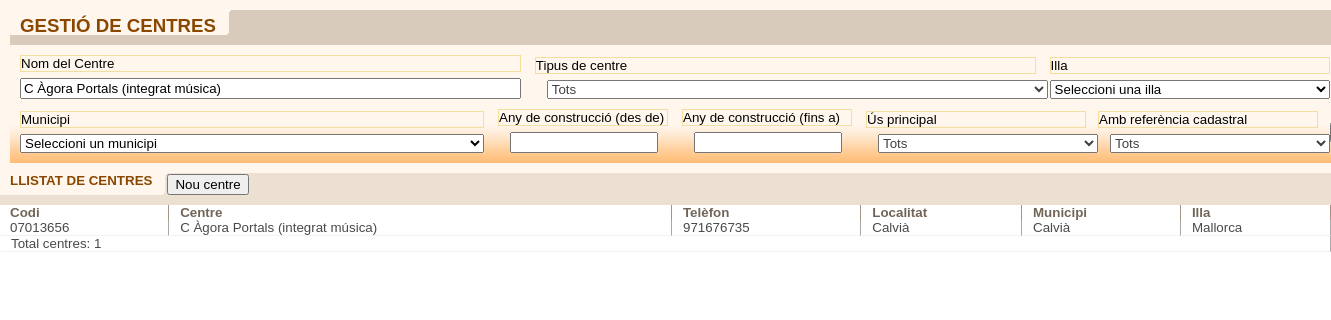
Page /centre/centreListFiltro.php?nombre=C Àgora Portals (integrat música) on the committed database.
### tables this page shows
CREATE TABLE `centres` (
  `id` int(11) NOT NULL,
  `Ubi_Codi` int(11) NOT NULL,
  `Titularitat` varchar(50) DEFAULT NULL,
  `Sigla` varchar(50) DEFAULT NULL,
  `Codi` varchar(20) DEFAULT NULL,
  `Centre` varchar(255) DEFAULT NULL,
  `Adreca` varchar(255) DEFAULT NULL,
  `CP` varchar(10) DEFAULT NULL,
  `Localitat` varchar(100) DEFAULT NULL,
  `Municipi` varchar(100) DEFAULT NULL,
  `Illa` varchar(50) DEFAULT NULL,
  `Telefon` varchar(20) DEFAULT NULL,
  `Fax` varchar(20) DEFAULT NULL,
  `email` varchar(100) DEFAULT NULL,
  `Alta` date DEFAULT NULL,
  `Baixa` date DEFAULT NULL,
  `id_illa` int(11) DEFAULT NULL,
  `id_municipi` int(11) DEFAULT NULL,
  `ref_cadastral` varchar(20) DEFAULT NULL,
  `cadastre_localitzacio` varchar(255) DEFAULT NULL,
  `cadastre_classe` varchar(20) DEFAULT NULL,
  `cadastre_us_principal` varchar(50) DEFAULT NULL,
  `cadastre_sup_construida_m2` decimal(10,2) DEFAULT NULL,
  `cadastre_any_construccio` smallint(6) DEFAULT NULL,
  `cadastre_parcela_tipus` varchar(100) DEFAULT NULL,
  `cadastre_parcela_localitzacio` varchar(255) DEFAULT NULL,
  `cadastre_sup_grafica_m2` decimal(10,2) DEFAULT NULL,
  `cadastre_data_consulta` timestamp NULL DEFAULT NULL,
  `cadastre_font` varchar(30) DEFAULT NULL
);

CREATE TABLE `municipi` (
  `id` int(11) NOT NULL,
  `nom` varchar(255) NOT NULL,
  `illa_id` int(11) NOT NULL
);

CREATE TABLE `illa` (
  `id` int(11) NOT NULL,
  `nom` varchar(255) NOT NULL
);

### centre/centreListFiltro.php (the view, shortened to what this page needs)
<!DOCTYPE html>
<?php
include '../connectarBD.php';
$nombreFiltro = isset($_GET['nombre']) ? $_GET['nombre'] : '';
$usPrincipalFiltro = isset($_GET['cadastre_us_principal']) ? $_GET['cadastre_us_principal'] : 'tots';
$anyConstruccioDesde = isset($_GET['any_construccio_desde']) ? $_GET['any_construccio_desde'] : '';
$anyConstruccioFins = isset($_GET['any_construccio_fins']) ? $_GET['any_construccio_fins'] : '';
$ambRefCadastral = isset($_GET['amb_ref_cadastral']) ? $_GET['amb_ref_cadastral'] : 'tots';
$sql = "SELECT
            CENTRES.id,
            CENTRES.Codi,
            CENTRES.Centre,
            CENTRES.Telefon,
            CENTRES.Localitat AS Localitat,
            Municipi.nom AS Municipi,
            Illa.nom AS Illa
        FROM CENTRES
        JOIN Municipi ON CENTRES.id_municipi = Municipi.id
        JOIN Illa ON CENTRES.id_illa = Illa.id
        WHERE 1=1";
if (!empty($nombreFiltro)) {
    $sql .= " AND CENTRES.Centre LIKE '%" . $connexio->real_escape_string($nombreFiltro) . "%'";
}
$sql .= " ORDER BY CENTRES.Centre";
$result = $connexio->query($sql); ?>
<html>
<head>
    <link rel="stylesheet" href="../css/estilos.css" type="text/css" />
    <link rel="stylesheet" href="../css/estilos_ficha_2.css" type="text/css" />
</head>
<body class="contenido" onload="ocultarFondoPrincipal();">
    <div class="contenedorFiltro">
        <ul class="botoneraFicha">
          <li class="tituloFicha">
            <p class="posicionTituloFicha">GESTIÓ DE CENTRES</p>
          </li>
        </ul>
        <div class="espacioMarron">&nbsp;</div>
        <table cellpadding="0" cellspacing="0" class="cajaFiltro">
            <tr>
                <td class="contenedorCamposFiltro">
                    <div class="filtro">
                        <form method="GET" class="filtroForm">
                            <div class="filtroFlex">
                                <div class="filtroField w-name">
                                    <label for="nombre" class="formularioFiltro">Nom del Centre</label>
                                    <input type="text" id="nombre" name="nombre" value="<?= htmlspecialchars($nombreFiltro) ?>">
                                </div>
                                <div class="filtroField w-tipus">
                                    <label for="tipus_centre_filtro" class="formularioFiltro">Tipus de centre</label>
                                    <select name="tipus_centre_filtro" id="tipus_centre_filtro" class="campoFicha_Blanca">
                                        <option value="">Tots</option>
                                    </select>
                                </div>
                                <div class="filtroField w-illa">
                                    <label for="illa" class="formularioFiltro">Illa</label>
                                    <select id="illa" name="illa" onchange="this.form.submit()">
                                        <option value="">Seleccioni una illa</option>
                                    </select>
                                </div>
                                <div class="filtroField w-muni">
                                    <label for="municipi" class="formularioFiltro">Municipi</label>
                                    <select id="municipi" name="municipi" onchange="this.form.submit()">
                                        <option value="">Seleccioni un municipi</option>
                                    </select>
                                </div>
                                <div class="filtroField w-any">
                                    <label for="any_construccio_desde" class="formularioFiltro">Any de construcció (des de)</label>
                                    <input type="number" id="any_construccio_desde" name="any_construccio_desde" value="<?= htmlspecialchars($anyConstruccioDesde) ?>" class="campoFicha_Blanca yearInput" min="0" step="1">
                                </div>
                                <div class="filtroField w-any">
                                    <label for="any_construccio_fins" class="formularioFiltro">Any de construcció (fins a)</label>
                                    <input type="number" id="any_construccio_fins" name="any_construccio_fins" value="<?= htmlspecialchars($anyConstruccioFins) ?>" class="campoFicha_Blanca yearInput" min="0" step="1">
                                </div>
                                <div class="w-actions">
                                    <div class="filtroField" style="min-width:220px;">
                                        <label for="cadastre_us_principal" class="formularioFiltro">Ús principal</label>
                                        <select id="cadastre_us_principal" name="cadastre_us_principal" class="campoFicha_Blanca">
                                            <option value="tots" <?= $usPrincipalFiltro === 'tots' ? 'selected' : '' ?>>Tots</option>
                                        </select>
                                    </div>
                                    <div class="filtroField" style="min-width:220px;">
    <label for="amb_ref_cadastral" class="formularioFiltro">Amb referència cadastral</label>
    <select id="amb_ref_cadastral" name="amb_ref_cadastral" class="campoFicha_Blanca">
        <option value="tots" <?= $ambRefCadastral === 'tots' ? 'selected' : '' ?>>Tots</option>
    </select>
</div>
                                </div>
                            </div>
                        </form>
                    </div>
                </td>
            </tr>
        </table>
    </div>
    <ul class="botoneraListado">
        <li class="tituloListado">LLISTAT DE CENTRES</li>
        <li class="fondoBotoneraListado">
            <input type="button" class="boton" value="Nou centre" onclick="location.href='centreForm.php';">
        </li>
    </ul>
    <div class="espacioMarronClaro"></div>
    <div id="cuerpo" class="scroll_total">
        <table class="listado" cellpadding="0" cellspacing="0" width="100%">
            <thead>
                <tr>
                    <th class="campoCabeceraListadoInicial">Codi</th>
                    <th class="campoCabeceraListado">Centre</th>
                    <th class="campoCabeceraListado">Telèfon</th>
                    <th class="campoCabeceraListado">Localitat</th>
                    <th class="campoCabeceraListado">Municipi</th>
                    <th class="campoCabeceraListado">Illa</th>
                </tr>
            </thead>
            <tbody>
                <?php
                $total = 0;
                if ($result->num_rows > 0) {
                    while ($row = $result->fetch_assoc()) {
                        echo "<tr onclick=\"window.location.href='centreForm.php?id=" . $row["id"] . "'\">";
                        echo "<td class='campoListadoInicial'>" . $row["Codi"] . "</td>";
                        echo "<td class='campoListado'>" . $row["Centre"] . "</td>";
                        echo "<td class='campoListado'>" . $row["Telefon"] . "</td>";
                        echo "<td class='campoListado'>" . $row["Localitat"] . "</td>";
                        echo "<td class='campoListado'>" . $row["Municipi"] . "</td>";
                        echo "<td class='campoListado'>" . $row["Illa"] . "</td>";
                        echo "</a></tr>";
                        $total++;
                    }
                } else {
                    echo "<tr><td colspan='6'>No s'han trobat resultats.</td></tr>";
                }
                echo "<tr><td colspan='9' class='campoListado'>Total centres: " . $total;
                ?>
            </tbody>
        </table>
    </div>
</body>
</html>

### css/estilos.css (style rules this page uses)
body.contenido { margin:0px; font-family:arial; background-color:transparent; }
.boton { font-size:10pt; margin:1px 0px 0px 0px; }
.espacioMarron { height:10px; background-color:#D9CBBC; width:100%; clear:both; }
.espacioMarronClaro { background-color:#ece0d3; height:10px; width:100%; clear:both; }
.contenedorFiltro { background-color:#fff7ee; padding:10px; margin:0px; clear:both; }
.filtro { background:#FFF7EE url(../imagenes/fondoFiltro.gif) repeat-x bottom; border:1px solid #F4DE9F; border-top:0px; border-left:0px; padding:10px; border-bottom: 0px; margin: 0px; }
.cajaFiltro { clear:both; }
.contenedorCamposFiltro { background-color:#fff7ee; }
.botoneraListado { list-style:none; margin:0px; padding:0px; width:100%; height:22px; background-color:#ece0d3; }
.tituloListado { font-size:10pt; font-weight:bold; white-space:nowrap; color:#8a4700; padding:0px 15px 0px 10px; background:#FFF7EE url(../imagenes/remateRightTituloListado.gif) no-repeat right; float:left; height:22px; }
.fondoBotoneraListado { background-color:#ece0d3; float:left; height:22px; margin:0px auto; }
.listado { clear:both; background-color:#ffffff; margin:0px; padding:0px; }
.campoCabeceraListadoInicial { font-size:10pt; color:#726557; border-right:1px solid #A59585; padding:0px 0px 0px 10px; text-align:left; }
.campoCabeceraListado { font-size:10pt; color:#726557; border-right:1px solid #A59585; border-left:1px solid #ffffff; padding:0px 0px 0px 10px; text-align:left; }
.campoListadoInicial { font-size:10pt; color:#494949; border-right:1px solid #a9a9a9; border-bottom:1px solid #f2f2f2; padding:0px 0px 0px 10px; cursor:pointer; }
.campoListado { font-size:10pt; color:#494949; border-right:1px solid #a9a9a9; border-left:1px solid #ffffff; border-bottom:1px solid #f2f2f2; padding:0px 0px 0px 10px; cursor:pointer; }
.formularioFiltro { font-size:10pt; color:#000000; border:1px solid #F4DE9F; margin-right:10px; }
.campoFicha_Blanca { font-size:10pt; color:#424040; margin-left: 12px; }
.scroll_total { width:100%; }

### css/estilos_ficha_2.css (style rules this page uses)
.botoneraFicha { list-style:none; margin:0px; padding:0px; width:100%; height:25px; background-color:#D9CBBC; }
.tituloFicha { font-size:14pt; font-weight:bold; white-space:nowrap; color:#8a4700; padding:0px 15px 0px 10px; background:#FFF7EE url(../imagenes/remateLeftBotoneraFicha.gif) no-repeat right; float:left; height:25px; }
.posicionTituloFicha { margin:0px; padding:5px 0px 0px 0px; }
li { list-style-type: none; }

### centre/centreListFiltro.php (style rules this page uses)
.contenedorFiltro, .cajaFiltro { width: 100% !important; }
.contenedorCamposFiltro { width: 100%; }
.filtroForm { width: 100%; }
.filtroFlex { display:flex; flex-wrap:wrap; gap:10px 14px; align-items:flex-end; width:100%; }
.filtroField { display:flex; flex-direction:column; gap:6px; }
.filtroField label { margin:0; }
.w-name { flex: 2 1 420px; min-width: 320px; }
.w-tipus { flex: 2 1 420px; min-width: 320px; }
.w-illa { flex: 1 1 240px; min-width: 220px; }
.w-muni { flex: 1 1 260px; min-width: 220px; }
.w-any { flex: 0 1 170px; min-width: 150px; }
.w-actions { flex: 1 1 260px; min-width: 240px; display:flex; gap:12px; align-items:center; justify-content:flex-start; }
.filtroField input[type="text"], .filtroField select { width:100%; box-sizing:border-box; }
.yearInput { width: 140px; max-width: 100%; }

### rows in the picture
centres: Codi "07013656", Centre "C Àgora Portals (integrat música)", Telefon "971676735", Localitat "Calvià", id_municipi.nom "Calvià", id_illa.nom "Mallorca"

### other values in the picture
$total "1"
